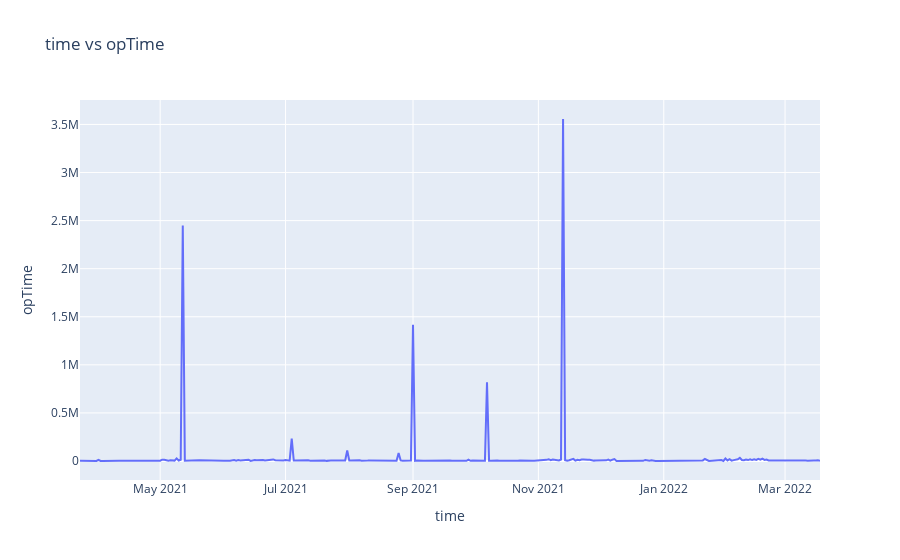

Notebook code for this chart:
### Code cell
import plotly.express as px



fig = px.line(daily_mode_df, x='day', y='opTime', title='time vs opTime',
                 labels={'day': 'time', 'opTime': 'opTime'})

fig.show()

### Figure 1 — Plotly figure (JSON) as saved in the notebook; plotly's stock layout.template omitted (floating-point values rounded to 4 significant figures; data arrays with more than 128 entries replaced by an {"elided": "..."} marker saying what was removed)
{"data": [{"hovertemplate": "time=%{x}<br>opTime=%{y}<extra></extra>", "legendgroup": "", "line": {"color": "#636efa", "dash": "solid"}, "marker": {"symbol": "circle"}, "mode": "lines", "name": "", "orientation": "v", "showlegend": false, "type": "scatter", "x": {"elided": "315 str values"}, "xaxis": "x", "y": {"elided": "315 int values"}, "yaxis": "y"}], "layout": {"legend": {"tracegroupgap": 0}, "title": {"text": "time vs opTime"}, "xaxis": {"anchor": "y", "domain": [0, 1], "title": {"text": "time"}}, "yaxis": {"anchor": "x", "domain": [0, 1], "title": {"text": "opTime"}}}}
